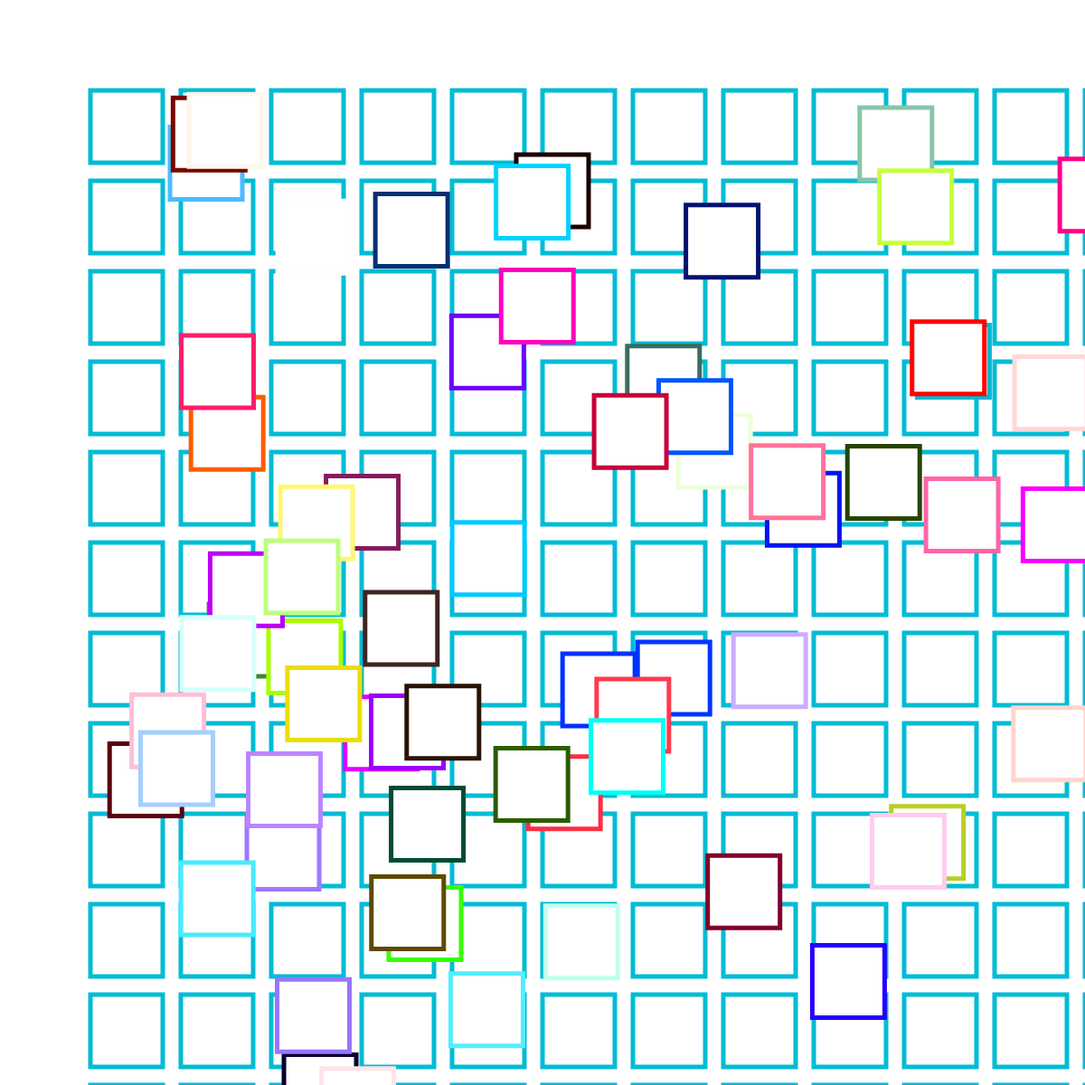
Frame 1 (no input)
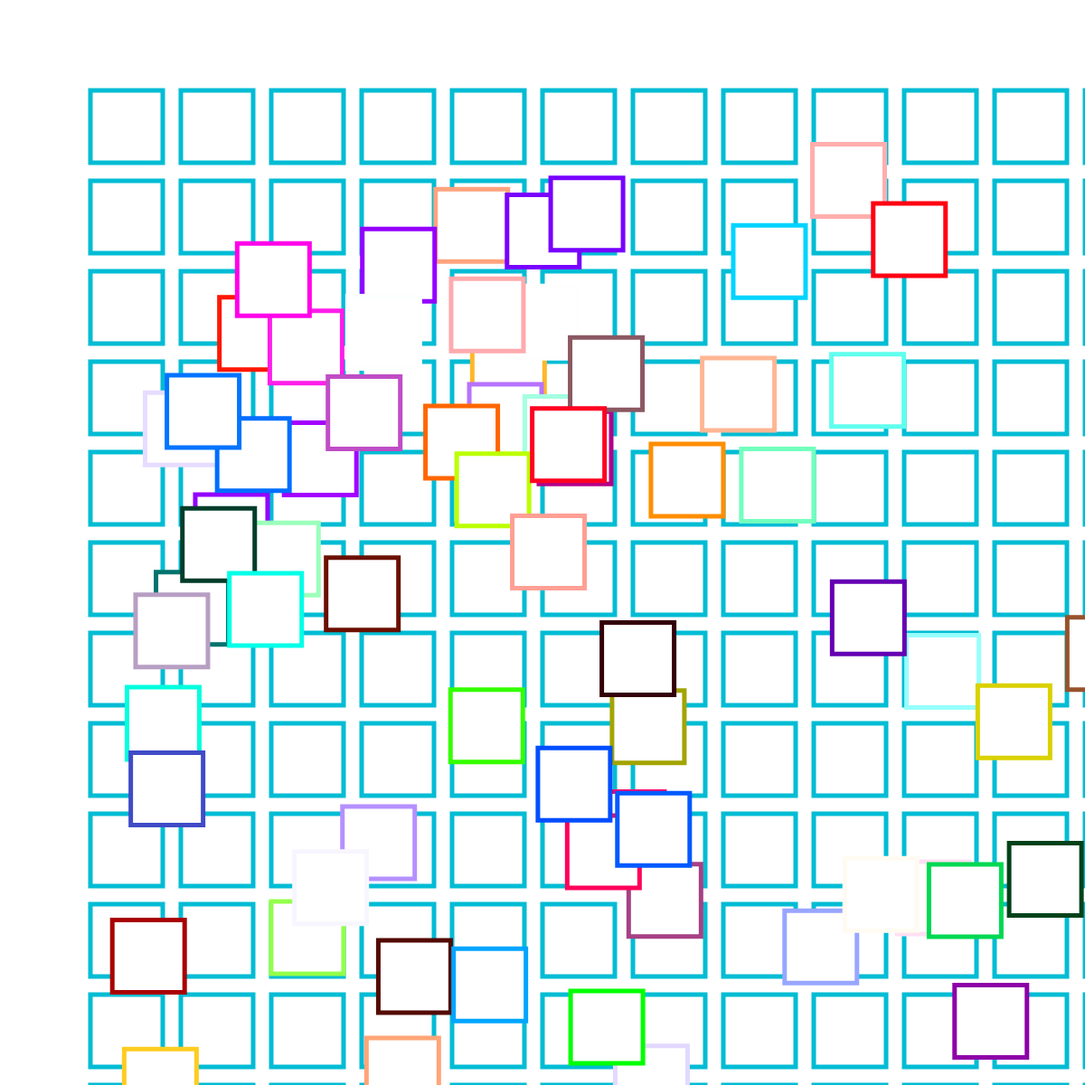
Frame 2 (the mouse pressed at the canvas centre, redrawn once)

The p5.js sketch that drew these frames (run headless with seeded random() and noise() and a simulated clock; the mouse was pressed at the canvas centre and the sketch redrawn once):

// p5.js sketch
// ── sketch.js
function setup() {
  // create a canvas
  // use https://p5js.org/reference/p5/random/ as a reference.
  createCanvas(1200, 1200);

  // disable animation
  noLoop();
}
function draw(){
background('white');
translate(100,100);
colorMode(HSB, 100);
for (let x = 0; x < 50; x+=1){
   for (let y = 0; y < 50; y+=1){
     push();
     translate(x * 100, y * 100);
     stroke('#00BCD4'); // the fill outline of the color
     strokeWeight(5); // the thickess of the outline of the squares.
     rect(0,0,80,80); // the squares
     pop();
   }
}
for (let x = 5; x < 15; x++){
   for (let y = 5; y < 15; y++){
     push();
     let RanColor = color(random(100), random(256), random(300));
     translate(x * random(100), y * random(200));
     stroke(RanColor); // the fill outline of the color
     strokeWeight(5); // the thickess of the outline of the squares.
     rect(0,0,80,80); // the squares
     pop();
   }
}
}
